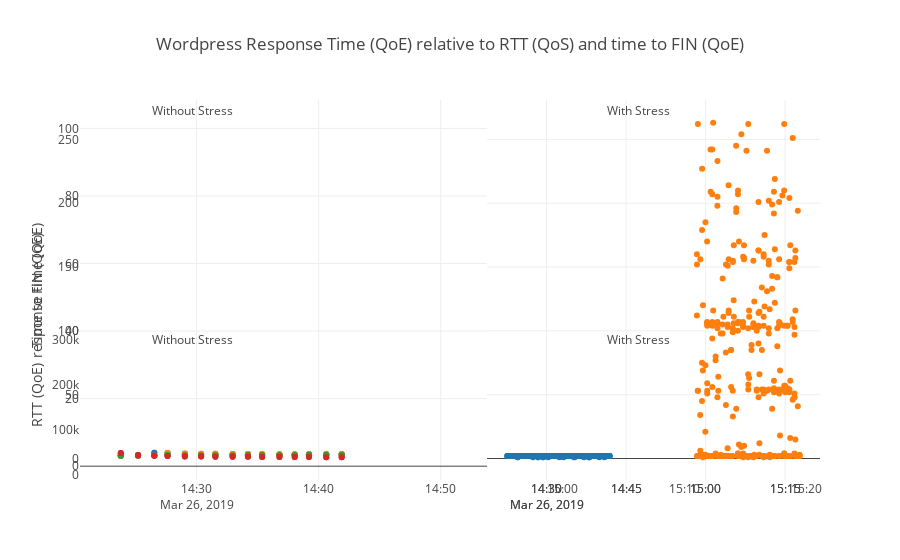

Notebook source saved alongside this figure:
### Code cell
plot6(dfJmeterNoStress,dfJmeterWithStress,dfSkydiveFlowsNoStress,dfSkydiveFlowsWithStress,dfSkydiveFlowsNoStress,dfSkydiveFlowsWithStress,title="Wordpress Response Time (QoE) relative to RTT (QoS) and time to FIN (QoE)")
